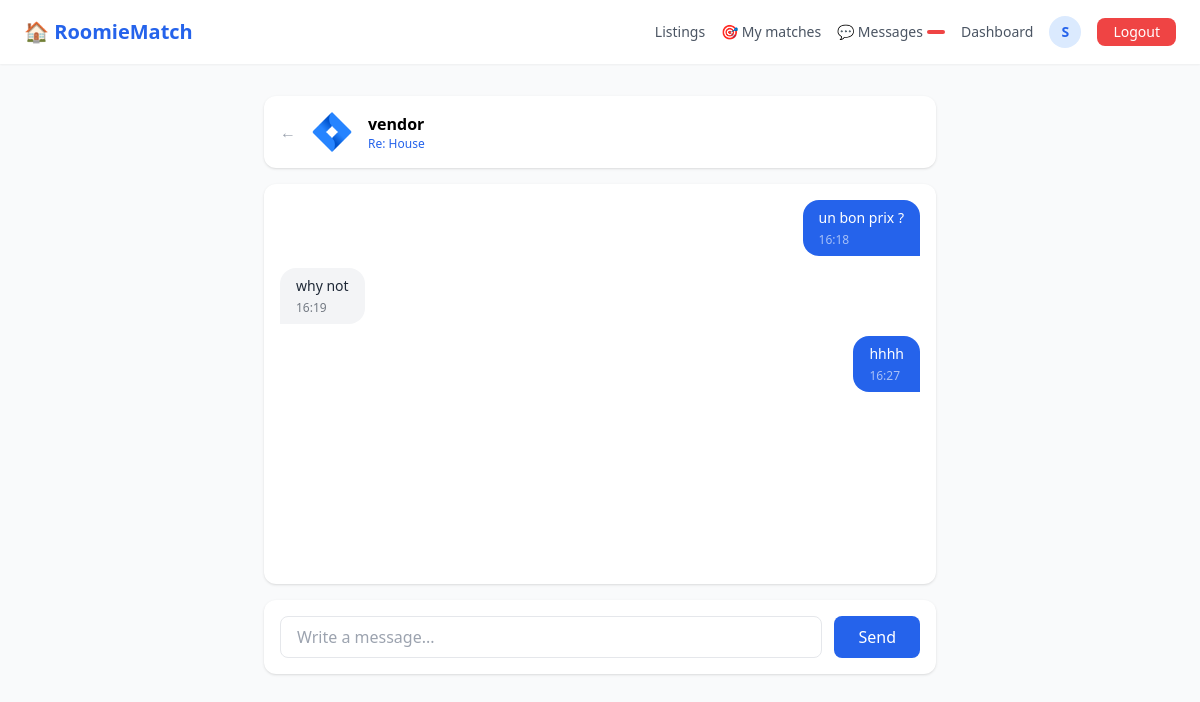
Page /messages/1/ (signed in) on the committed database.
### accounts/models.py (models this page shows, shortened)
class User(AbstractUser):
    class Role(models.TextChoices):
        SEEKER = 'seeker', 'Seeker'    # looking for a room
        OWNER  = 'owner',  'Owner'     # offering a room
    role   = models.CharField(max_length=20, choices=Role.choices, default=Role.SEEKER)
    avatar = models.ImageField(upload_to='avatars/', null=True, blank=True)
    phone  = models.CharField(max_length=20, blank=True)
    bio    = models.TextField(blank=True)
    city   = models.CharField(max_length=100, blank=True)
    def is_seeker(self):
        return self.role == self.Role.SEEKER
    def is_owner(self):
        return self.role == self.Role.OWNER

### messaging/models.py (models this page shows, shortened)
class Conversation(models.Model):
    participants = models.ManyToManyField(User, related_name='conversations')
    listing      = models.ForeignKey(
        'listings.Listing',
        on_delete = models.SET_NULL,
        null      = True,
        blank     = True,
        related_name = 'conversations'
    )
    created_at   = models.DateTimeField(auto_now_add=True)
    updated_at   = models.DateTimeField(auto_now=True)
    class Meta:
        ordering = ['-updated_at']
    def get_other_user(self, user):
        return self.participants.exclude(pk=user.pk).first()

class Message(models.Model):
    conversation = models.ForeignKey(Conversation, on_delete=models.CASCADE, related_name='messages')
    sender       = models.ForeignKey(User, on_delete=models.CASCADE, related_name='sent_messages')
    content      = models.TextField()
    is_read      = models.BooleanField(default=False)
    created_at   = models.DateTimeField(auto_now_add=True)
    class Meta:
        ordering = ['created_at']

### listings/models.py (models this page shows, shortened)
class Listing(models.Model):
    class Status(models.TextChoices):
        ACTIVE   = 'active',   'Active'
        INACTIVE = 'inactive', 'Inactive'
        RENTED   = 'rented',   'Rented'
    class RoomType(models.TextChoices):
        PRIVATE = 'private', 'Private room'
        SHARED  = 'shared',  'Shared room'
        STUDIO  = 'studio',  'Studio'
    owner       = models.ForeignKey(User, on_delete=models.CASCADE, related_name='listings')
    title       = models.CharField(max_length=200)
    description = models.TextField()
    city        = models.CharField(max_length=100)
    address     = models.CharField(max_length=255, blank=True)
    price       = models.PositiveIntegerField(help_text='Monthly rent in €')
    size        = models.PositiveIntegerField(help_text='Room size in m²')
    room_type   = models.CharField(max_length=20, choices=RoomType.choices, default=RoomType.PRIVATE)
    status      = models.CharField(max_length=20, choices=Status.choices, default=Status.ACTIVE)
    pets_allowed   = models.BooleanField(default=False)
    smoking_allowed = models.BooleanField(default=False)
    students_allowed = models.BooleanField(default=True)
    preferred_schedule = models.CharField(
        max_length=20,
        choices=[('early', 'Early bird'), ('night', 'Night owl'), ('normal', 'Standard')],
        default='normal'
    )
    preferred_noise = models.CharField(
        max_length=20,
        choices=[('quiet', 'Quiet'), ('medium', 'Moderate'), ('loud', 'Lively')],
        default='medium'
    )
    available_from = models.DateField()
    created_at     = models.DateTimeField(auto_now_add=True)
    updated_at     = models.DateTimeField(auto_now=True)
    class Meta:
        ordering = ['-created_at']

### messaging/views.py (the view, shortened to what this page needs)
# urls.py: path('<int:pk>/',             views.conversation_detail, name='conversation'),
@login_required
def conversation_detail(request, pk):
    conversation = get_object_or_404(
        Conversation,
        pk           = pk,
        participants = request.user
    )
    conversation.messages.exclude(sender=request.user).update(is_read=True)
    messages_qs = conversation.messages.select_related('sender')
    return render(request, 'messaging/conversation.html', {
        'conversation': conversation,
        'messages'    : messages_qs,
        'other_user'  : conversation.get_other_user(request.user),
    })

### templates/messaging/conversation.html (shortened to what this page needs)
{% extends 'base.html' %}
{% block content %}
<div class="max-w-2xl mx-auto">
  <div class="bg-white rounded-xl shadow p-4 mb-4 flex items-center gap-4">
    <a href="{% url 'messaging:inbox' %}" class="text-gray-400 hover:text-gray-600">←</a>
    {% if other_user.avatar %}
      <img src="{{ other_user.avatar.url }}" class="w-10 h-10 rounded-full object-cover" />
    {% else %}
      <div class="w-10 h-10 rounded-full bg-blue-100 flex items-center justify-center font-bold text-blue-600 text-sm">
        {{ other_user.username|first|upper }}
      </div>
    {% endif %}
    <div>
      <p class="font-semibold">{{ other_user.username }}</p>
      {% if conversation.listing %}
        <p class="text-blue-600 text-xs">Re: {{ conversation.listing.title }}</p>
      {% endif %}
    </div>
  </div>
  <div id="messages-container"
       class="bg-white rounded-xl shadow p-4 mb-4 space-y-3 overflow-y-auto"
       style="min-height: 400px; max-height: 500px;"
       hx-get="{% url 'messaging:conversation' conversation.pk %}"
       hx-trigger="every 5s"
       hx-swap="none">
    {% for message in messages %}
      {% include 'messaging/partials/message.html' %}
    {% endfor %}
  </div>
  <form method="POST"
        hx-post="{% url 'messaging:conversation' conversation.pk %}"
        hx-target="#messages-container"
        hx-swap="beforeend"
        hx-on::after-request="this.reset(); document.getElementById('messages-container').scrollTop = document.getElementById('messages-container').scrollHeight"
        class="bg-white rounded-xl shadow p-4 flex gap-3">
    <input
      type="text"
      name="content"
      placeholder="Write a message..."
      autocomplete="off"
      required
      class="flex-1 border rounded-lg px-4 py-2 focus:outline-none focus:ring-2 focus:ring-blue-500"
    />
    <button type="submit"
            class="bg-blue-600 text-white px-6 py-2 rounded-lg hover:bg-blue-700">
      Send
    </button>
  </form>
</div>
{% endblock %}

### templates/base.html (shortened to what this page needs)
<!DOCTYPE html>
<html lang="en">
<head>
  <script src="https://cdn.tailwindcss.com"></script>
</head>
<body class="bg-gray-50 min-h-screen">
  <nav class="bg-white shadow-sm px-6 py-4 flex items-center justify-between">
    <a href="/" class="text-xl font-bold text-blue-600">🏠 RoomieMatch</a>
    <div class="flex items-center gap-4 text-sm">
      <a href="{% url 'listings:list' %}" class="text-gray-600 hover:text-blue-600">
        Listings
      </a>
      {% if user.is_authenticated %}
        {% if user.is_seeker %}
          <a href="{% url 'matching:best_matches' %}" class="text-gray-600 hover:text-blue-600">
            🎯 My matches
          </a>
        {% endif %}
        <a href="{% url 'messaging:inbox' %}" class="relative text-gray-600 hover:text-blue-600 flex items-center gap-1">
          💬 Messages
          <span id="unread-count"
                hx-get="{% url 'messaging:unread_count' %}"
                hx-trigger="load, every 30s"
                hx-swap="innerHTML"
                class="bg-red-500 text-white text-xs rounded-full px-1.5 py-0.5 min-w-[18px] text-center">
          </span>
        </a>
        <a href="{% url 'dashboard' %}" class="text-gray-600 hover:text-blue-600">
          Dashboard
        </a>
        <a href="{% url 'profile' %}" class="flex items-center gap-2 hover:opacity-80">
          {% if user.avatar %}
            <img src="{{ user.avatar.url }}" class="w-8 h-8 rounded-full object-cover" />
          {% else %}
            <div class="w-8 h-8 rounded-full bg-blue-100 flex items-center justify-center text-sm font-bold text-blue-600">
              {{ user.username|first|upper }}
            </div>
          {% endif %}
        </a>
        <a href="{% url 'logout' %}" class="bg-red-500 text-white px-4 py-1 rounded-lg hover:bg-red-600">
          Logout
        </a>
      {% else %}
        <a href="{% url 'login' %}"    class="text-gray-600 hover:text-blue-600">Login</a>
        <a href="{% url 'register' %}" class="bg-blue-600 text-white px-4 py-1 rounded-lg hover:bg-blue-700">
          Sign Up
        </a>
      {% endif %}
    </div>
  </nav>
  <main class="max-w-6xl mx-auto px-4 py-8">
    {% block content %}{% endblock %}
  </main>
</body>
</html>

### templates/messaging/partials/message.html
<div class="flex {% if message.sender == request.user %}justify-end{% else %}justify-start{% endif %}">
  <div class="max-w-xs lg:max-w-md px-4 py-2 rounded-2xl text-sm
    {% if message.sender == request.user %}
      bg-blue-600 text-white rounded-br-none
    {% else %}
      bg-gray-100 text-gray-800 rounded-bl-none
    {% endif %}">
    <p>{{ message.content }}</p>
    <p class="text-xs mt-1 opacity-60">{{ message.created_at|time:"H:i" }}</p>
  </div>
</div>

### rows in the picture
User: username|first "S"
User: avatar (picture), username "vendor"
Conversation: listing "House"
Message: content "un bon prix ?", created_at "16:18"
Message: content "why not", created_at "16:19"
Message: content "hhhh", created_at "16:27"
